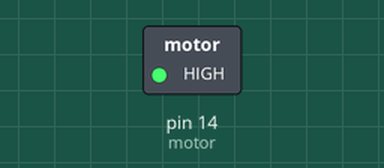
A sketch run on a simulated Arduino Uno, built with avr-gcc and run on an emulated ATmega328P. Shown: switched loads named in the sketch (green lamp = pin HIGH). Dashed ring = blinking.

Above: at 0.15 s.
Timing chart, 0 to 3.0 s (numbered marks = the images above):
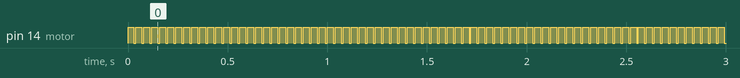

Measured:
- by itself, pin 14 (motor): alternates HIGH for 0.03 s and LOW for 0.01 s

The sketch:

motor_exemple.ino
```cpp
const int motor =  14;      // the number of the motor pin

void setup() {
  // initialize the motor pin as an output:
  pinMode(motor, OUTPUT);

}

void slow(){
  digitalWrite(motor, HIGH);
  delay(15); // Change the numbers if you need to.
  digitalWrite(motor, LOW);
  delay(40); // Change the numbers if you need to.
  slow();
}

void medium(){
  digitalWrite(motor, HIGH);
  delay(15); // Change the numbers if you need to.
  digitalWrite(motor, LOW);
  delay(20); // Change the numbers if you need to.
  medium();
}

void fast(){
  digitalWrite(motor, HIGH);
  delay(30); // Change the numbers if you need to.
  digitalWrite(motor, LOW);
  delay(10); // Change the numbers if you need to.
  fast();
}


void fasts(){
  digitalWrite(motor, -HIGH);
  delay(30); // Change the numbers if you need to.
  digitalWrite(motor, LOW);
  delay(10); // Change the numbers if you need to.
  fast();
}
void loop() {

    fasts();

}
```
